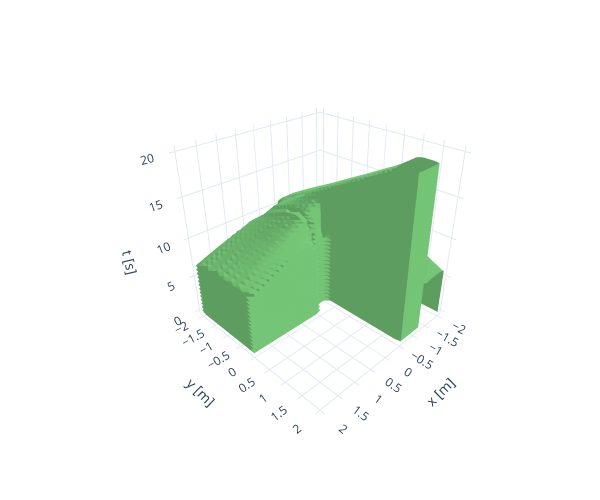

Notebook cell for this chart:
### Code cell
plot3D_levelset(impl.project_onto(out1, 0, 1, 2, union=True),
                min_bounds=[0, *min_bounds_state[:2]],
                max_bounds=[t_max, *max_bounds_state[:2]])

### Figure 1 — Plotly figure (JSON) as saved in the notebook; plotly's stock layout.template omitted (floating-point values rounded to 4 significant figures; data arrays with more than 128 entries replaced by an {"elided": "..."} marker saying what was removed)
{"data": [{"caps": {"x": {"show": false}, "y": {"show": false}, "z": {"show": false}}, "colorscale": [[0, "rgb(247,252,245)"], [0.125, "rgb(229,245,224)"], [0.25, "rgb(199,233,192)"], [0.375, "rgb(161,217,155)"], [0.5, "rgb(116,196,118)"], [0.625, "rgb(65,171,93)"], [0.75, "rgb(35,139,69)"], [0.875, "rgb(0,109,44)"], [1, "rgb(0,68,27)"]], "isomax": 0, "isomin": 0, "showscale": false, "surface": {"count": 1}, "type": "isosurface", "value": {"elided": "73036 float values"}, "x": {"elided": "73036 float values"}, "y": {"elided": "73036 float values"}, "z": {"elided": "73036 float values"}}], "layout": {"height": 500, "margin": {"b": 60, "l": 60, "r": 20, "t": 40}, "paper_bgcolor": "rgba(255, 255, 255, 1)", "plot_bgcolor": "rgba(250, 250, 250, 1)", "scene": {"aspectmode": "cube", "camera": {"eye": {"x": 1.531, "y": 1.531, "z": 1.25}}, "xaxis": {"title": {"text": "x [m]"}}, "yaxis": {"title": {"text": "y [m]"}}, "zaxis": {"title": {"text": "t [s]"}}}, "width": 600, "xaxis": {"gridcolor": "rgba(0, 0, 0, 0.1)", "linecolor": "rgba(0, 0, 0, 0.3)", "linewidth": 2, "zerolinecolor": "rgba(0, 0, 0, 0.3)"}, "yaxis": {"gridcolor": "rgba(0, 0, 0, 0.1)", "linecolor": "rgba(0, 0, 0, 0.3)", "linewidth": 2, "zerolinecolor": "rgba(0, 0, 0, 0.3)"}}}
